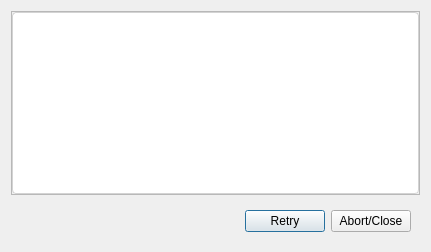
<?xml version="1.0" encoding="UTF-8"?>
<ui version="4.0">
 <class>GFE_ProgDlg</class>
 <widget class="QDialog" name="GFE_ProgDlg">
  <property name="geometry">
   <rect>
    <x>0</x>
    <y>0</y>
    <width>431</width>
    <height>252</height>
   </rect>
  </property>
  <property name="windowTitle">
   <string>Dialog</string>
  </property>
  <layout class="QVBoxLayout" name="verticalLayout">
   <item>
    <widget class="QScrollArea" name="scrollArea">
     <property name="styleSheet">
      <string notr="true"/>
     </property>
     <property name="widgetResizable">
      <bool>true</bool>
     </property>
     <widget class="QWidget" name="scrollAreaWidgetContents">
      <property name="geometry">
       <rect>
        <x>0</x>
        <y>0</y>
        <width>411</width>
        <height>185</height>
       </rect>
      </property>
      <property name="styleSheet">
       <string notr="true">QWidget {
background-color: white;
border-radius: 4px;
border: 1px solid lightgrey;
}</string>
      </property>
      <layout class="QVBoxLayout" name="verticalLayout_3"/>
     </widget>
    </widget>
   </item>
   <item>
    <widget class="QWidget" name="horizontalWidget" native="true">
     <property name="sizePolicy">
      <sizepolicy hsizetype="Preferred" vsizetype="Fixed">
       <horstretch>0</horstretch>
       <verstretch>0</verstretch>
      </sizepolicy>
     </property>
     <layout class="QHBoxLayout" name="horizontalLayout">
      <item>
       <spacer name="horizontalSpacer">
        <property name="orientation">
         <enum>Qt::Horizontal</enum>
        </property>
        <property name="sizeHint" stdset="0">
         <size>
          <width>40</width>
          <height>20</height>
         </size>
        </property>
       </spacer>
      </item>
      <item>
       <widget class="QPushButton" name="pbRetry">
        <property name="text">
         <string>Retry</string>
        </property>
       </widget>
      </item>
      <item>
       <widget class="QPushButton" name="pbClose">
        <property name="text">
         <string>Abort/Close</string>
        </property>
       </widget>
      </item>
     </layout>
    </widget>
   </item>
  </layout>
 </widget>
 <resources/>
 <connections/>
</ui>
